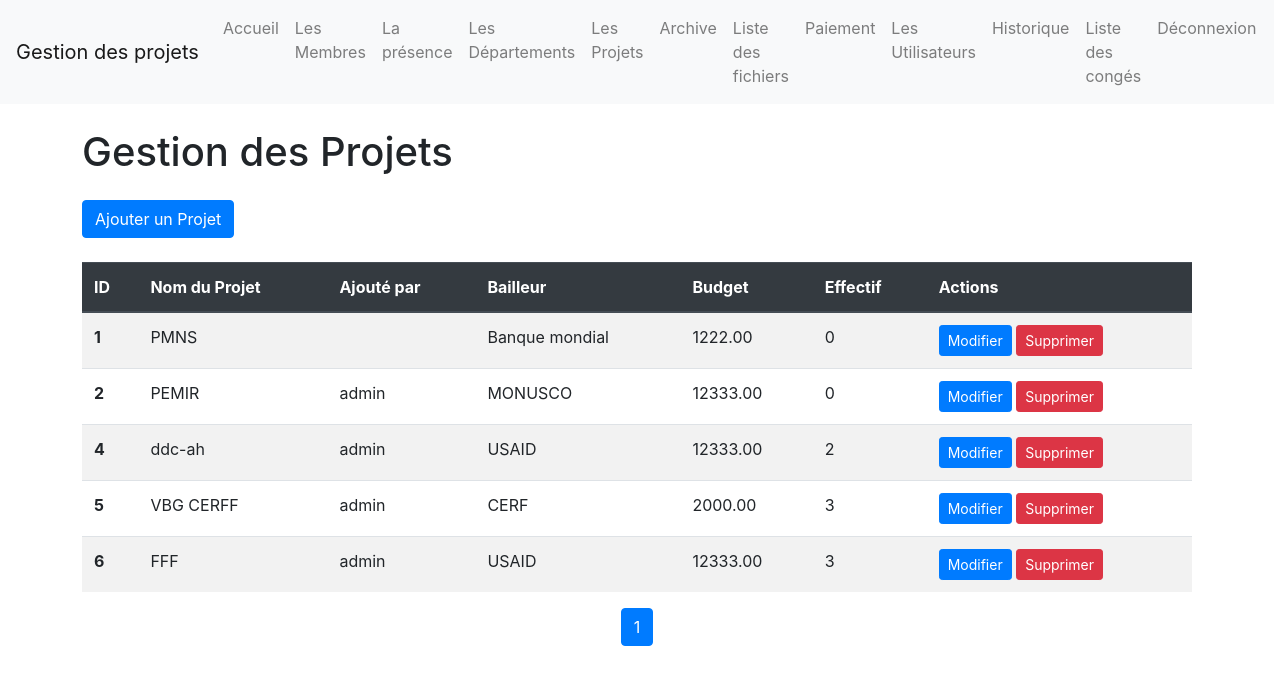
Screenshot of /pages/gestion_projets.php (signed in) with the database file from the repository.
### tables this page shows
CREATE TABLE IF NOT EXISTS `projects` (
  `id_project` int NOT NULL AUTO_INCREMENT,
  `nom_project` varchar(255) NOT NULL,
  `description_project` text,
  `bailleur` varchar(100) DEFAULT NULL,
  `budget` decimal(10,2) DEFAULT NULL,
  `create_by` int DEFAULT NULL,
  `effectif` int DEFAULT NULL,
  `create_date` timestamp NOT NULL DEFAULT CURRENT_TIMESTAMP,
  `modified_date` timestamp NULL DEFAULT NULL,
  `modified_by` int DEFAULT NULL,
  PRIMARY KEY (`id_project`)
);

CREATE TABLE IF NOT EXISTS `users` (
  `id_user` int NOT NULL AUTO_INCREMENT,
  `username` varchar(100) NOT NULL,
  `email` varchar(100) NOT NULL,
  `password` varchar(255) NOT NULL,
  `role` enum('admin','rh','user') DEFAULT 'user',
  `created_at` timestamp NOT NULL DEFAULT CURRENT_TIMESTAMP,
  `updated_at` timestamp NULL DEFAULT NULL ON UPDATE CURRENT_TIMESTAMP,
  `status` enum('active','inactive') DEFAULT 'inactive',
  `profile_picture` varchar(255) DEFAULT NULL,
  PRIMARY KEY (`id_user`),
  UNIQUE KEY `email` (`email`),
  KEY `idx_username` (`username`)
);

### pages/gestion_projets.php (the view, shortened to what this page needs)
<?php
require "cache.php";
$user_id = $_SESSION['id_user'];
$user_query = "SELECT role FROM users WHERE id_user = $user_id";
$user_result = mysqli_query($conn, $user_query);
$role = '';
if ($user_row = mysqli_fetch_assoc($user_result)) {
    $role = $user_row['role'];
}
$limit = 6;
$page = isset($_GET['page']) && is_numeric($_GET['page']) ? $_GET['page'] : 1;
$start = ($page - 1) * $limit;
$query = "SELECT projects.id_project, projects.nom_project, projects.description_project, projects.bailleur, projects.budget, projects.effectif, projects.create_by, users.username AS added_by
          FROM projects
          LEFT JOIN users ON projects.create_by = users.id_user
          LIMIT $start, $limit";
$result = mysqli_query($conn, $query);
$count_query = "SELECT COUNT(*) AS total FROM projects";
$count_result = mysqli_query($conn, $count_query);
$count_row = mysqli_fetch_assoc($count_result);
$total = $count_row['total'];
$pages = ceil($total / $limit);
?>
<!DOCTYPE html>
<html lang="en">
<head>
    <link rel="stylesheet" href="https://stackpath.bootstrapcdn.com/bootstrap/4.5.2/css/bootstrap.min.css">
    <link rel="stylesheet" href="styles.css">
</head>
<body>
    <?php require "menu.php"; ?>
    <div class="container">
        <h1 class="mt-4 mb-4">Gestion des Projets</h1>
        <div class="mb-4">
            <a href="add_project.php" class="btn btn-primary">
                Ajouter un Projet
            </a>
        </div>
        <table class="table table-striped" id="projectsTable">
            <thead class="thead-dark">
                <tr>
                    <th scope="col">ID</th>
                    <th scope="col">Nom du Projet</th>
                    <th scope="col">Ajouté par</th>
                    <th scope="col">Bailleur</th>
                    <th scope="col">Budget</th>
                    <th scope="col">Effectif</th>
                    <?php if ($role == 'admin') : ?>
                        <th scope="col">Actions</th>
                    <?php endif; ?>
                </tr>
            </thead>
            <?php if (mysqli_num_rows($result) > 0) : ?>
                <tbody>
                    <?php while ($row = mysqli_fetch_assoc($result)) : ?>
                        <tr>
                            <th scope="row"><?php echo $row['id_project']; ?></th>
                            <td><?php echo $row['nom_project']; ?></td>
                            <td><?php echo $row['added_by']; ?></td>
                            <td><?php echo $row['bailleur']; ?></td>
                            <td><?php echo $row['budget']; ?></td>
                            <td><?php echo $row['effectif']; ?></td>
                            <?php if ($role == 'admin') : ?>
                                <td>
                                    <a href="edit_project.php?id=<?php echo $row['id_project']; ?>" class="btn btn-sm btn-primary">Modifier</a>
                                    <a href="delete_project.php?id=<?php echo $row['id_project']; ?>" class="btn btn-sm btn-danger delete-project" data-project-name="<?php echo $row['nom_project']; ?>">Supprimer</a>
                                </td>
                            <?php endif; ?>
                        </tr>
                    <?php endwhile; ?>
                </tbody>
            <?php endif; ?>
        </table>
        <nav aria-label="Page navigation example">
            <ul class="pagination justify-content-center">
                <?php for ($i = 1; $i <= $pages; $i++) : ?>
                    <li class="page-item <?php echo $page == $i ? 'active' : ''; ?>">
                        <a class="page-link" href="?page=<?php echo $i; ?>"><?php echo $i; ?></a>
                    </li>
                <?php endfor; ?>
            </ul>
        </nav>
    </div>
</body>
</html>

### css/styles.css (style rules this page uses)
.btn-primary { background-color: #007bff; border-color: #007bff; }

### rows the page displays
projects: id_project "1", nom_project "PMNS", bailleur "Banque mondial", budget "1222.00", effectif "0"
projects: id_project "2", nom_project "PEMIR", users.username "admin", bailleur "MONUSCO", budget "12333.00", effectif "0"
projects: id_project "4", nom_project "ddc-ah", users.username "admin", bailleur "USAID", budget "12333.00", effectif "2"
projects: id_project "5", nom_project "VBG CERFF", users.username "admin", bailleur "CERF", budget "2000.00", effectif "3"
projects: id_project "6", nom_project "FFF", users.username "admin", bailleur "USAID", budget "12333.00", effectif "3"

### other values shown
$pageTitle "Gestion des projets"
